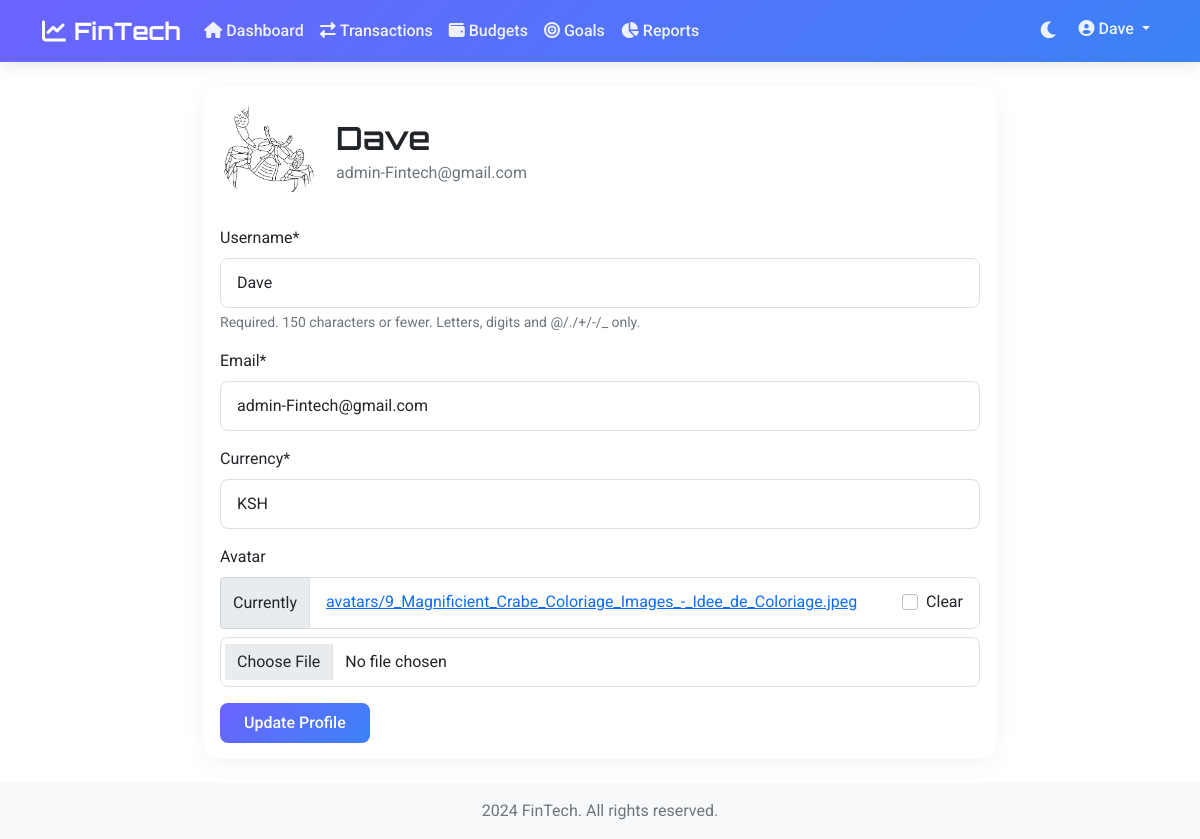
/profile/ (signed in), run on the app's committed database.
### users/models.py (models this page shows, shortened)
class User(AbstractUser):
    currency = models.CharField(max_length=3, default='USD')
    avatar = models.ImageField(upload_to='avatars/', null=True, blank=True)

### users/views.py (the view)
# urls.py: path('profile/', views.profile, name='profile'),
@login_required
def profile(request):
    if request.method == 'POST':
        form = UserUpdateForm(request.POST, request.FILES, instance=request.user)
        if form.is_valid():
            form.save()
            messages.success(request, 'Your profile has been updated!')
            return redirect('profile')
    else:
        form = UserUpdateForm(instance=request.user)
    return render(request, 'users/profile.html', {'form': form})

### users/forms.py
class UserUpdateForm(forms.ModelForm):
    email = forms.EmailField()
    class Meta:
        model = User
        fields = ['username', 'email', 'currency', 'avatar']

### templates/users/profile.html (shortened to what this page needs)
{% extends 'base.html' %}
{% load crispy_forms_tags %}
{% block content %}
<div class="row justify-content-center">
    <div class="col-md-8">
        <div class="card">
            <div class="card-body">
                <div class="d-flex align-items-center mb-4">
                    {% if user.avatar %}
                        <img src="{{ user.avatar.url }}" alt="Profile Picture" class="rounded-circle me-3" style="width: 100px; height: 100px; object-fit: cover;">
                    {% else %}
                        <div class="rounded-circle bg-secondary me-3 d-flex align-items-center justify-content-center" style="width: 100px; height: 100px;">
                            <i class="bi bi-person-circle text-white" style="font-size: 3rem;"></i>
                        </div>
                    {% endif %}
                    <div>
                        <h2 class="mb-1">{{ user.username }}</h2>
                        <p class="text-muted mb-0">{{ user.email }}</p>
                    </div>
                </div>
                <form method="post" enctype="multipart/form-data">
                    {{ form|crispy }}
                    <button type="submit" class="btn btn-primary">Update Profile</button>
                </form>
            </div>
        </div>
    </div>
</div>
{% endblock %}

### templates/base.html (shortened to what this page needs)
{% load static %}
<!DOCTYPE html>
<html lang="en" data-bs-theme="light">
<head>
    <link rel="stylesheet" href="https://cdnjs.cloudflare.com/ajax/libs/font-awesome/6.0.0/css/all.min.css">
    <link href="https://cdn.jsdelivr.net/npm/bootstrap@5.1.3/dist/css/bootstrap.min.css" rel="stylesheet">
    <link rel="stylesheet" href="{% static 'css/style.css' %}">
</head>
<body>
    <nav class="navbar navbar-expand-lg navbar-dark sticky-top">
        <div class="container">
            <a class="navbar-brand" href="{% url 'dashboard' %}">
                <i class="fas fa-chart-line me-2"></i>FinTech
            </a>
            <div class="collapse navbar-collapse" id="navbarNav">
                {% if user.is_authenticated %}
                <ul class="navbar-nav me-auto">
                    <li class="nav-item">
                        <a class="nav-link" href="{% url 'dashboard' %}">
                            <i class="fas fa-home me-1"></i>Dashboard
                        </a>
                    </li>
                    <li class="nav-item">
                        <a class="nav-link" href="{% url 'transaction_list' %}">
                            <i class="fas fa-exchange-alt me-1"></i>Transactions
                        </a>
                    </li>
                    <li class="nav-item">
                        <a class="nav-link" href="{% url 'budget_list' %}">
                            <i class="fas fa-wallet me-1"></i>Budgets
                        </a>
                    </li>
                    <li class="nav-item">
                        <a class="nav-link" href="{% url 'goal_list' %}">
                            <i class="fas fa-bullseye me-1"></i>Goals
                        </a>
                    </li>
                    <li class="nav-item">
                        <a class="nav-link" href="{% url 'reports' %}">
                            <i class="fas fa-chart-pie me-1"></i>Reports
                        </a>
                    </li>
                </ul>
                <ul class="navbar-nav">
                    <li class="nav-item">
                        <button class="btn nav-link" id="themeToggle">
                            <i class="fas fa-moon me-1"></i>
                        </button>
                    </li>
                    <li class="nav-item dropdown">
                        <a class="nav-link dropdown-toggle" href="#" id="userDropdown" role="button" data-bs-toggle="dropdown">
                            <i class="fas fa-user-circle me-1"></i>{{ user.username }}
                        </a>
                    </li>
                </ul>
                {% endif %}
            </div>
        </div>
    </nav>
    <main class="py-4">
        {% block content %}{% endblock %}
    </main>
    <footer class="footer mt-auto py-3 bg-light">
        <div class="container text-center">
            <span class="text-muted"> 2024 FinTech. All rights reserved.</span>
        </div>
    </footer>
</body>
</html>

### static/css/style.css (style rules this page uses)
:root { --primary-color: #6c63ff; --secondary-color: #4CAF50; --dark-color: #2c3e50; --light-color: #f8f9fa; --gradient: linear-gradient(135deg, #6c63ff 0%, #3b82f6 100%); }
body { font-family: 'Roboto', sans-serif; background: var(--bs-body-bg, #f4f6f9); color: var(--bs-body-color, var(--dark-color)); }
h1, h2, h3, h4, h5, h6 { font-family: 'Orbitron', sans-serif; font-weight: 600; }
.navbar { background: var(--gradient); backdrop-filter: blur(10px); box-shadow: 0 2px 15px rgba(0, 0, 0, 0.1); }
.navbar-brand { font-family: 'Orbitron', sans-serif; font-weight: 700; font-size: 1.5rem; color: white !important; }
.nav-link { font-weight: 500; color: rgba(255, 255, 255, 0.9) !important; transition: all 0.3s ease; }
#themeToggle { background: transparent; border: none; padding: 0.5rem; font-size: 1.2rem; color: rgba(255, 255, 255, 0.9) !important; transition: all 0.3s ease; }
.card { border: none; border-radius: 15px; box-shadow: 0 4px 25px rgba(0, 0, 0, 0.05); transition: all 0.3s ease; background: var(--bs-tertiary-bg, white); overflow: hidden; }
.btn { border-radius: 8px; padding: 0.5rem 1.5rem; font-weight: 500; transition: all 0.3s ease; }
.btn-primary { background: var(--gradient); border: none; }
.form-control { border-radius: 8px; border: 1px solid var(--bs-tertiary-bg, #e0e0e0); padding: 0.75rem 1rem; transition: all 0.3s ease; background: var(--bs-tertiary-bg, white); color: var(--bs-body-color, var(--dark-color)); }
.footer { background: var(--bs-tertiary-bg, var(--light-color)) !important; }
.text-muted { color: var(--bs-tertiary-color, #6c757d) !important; }

### data on the page
User: username "Dave", avatar (picture), email "admin-Fintech@gmail.com", currency "KSH"
